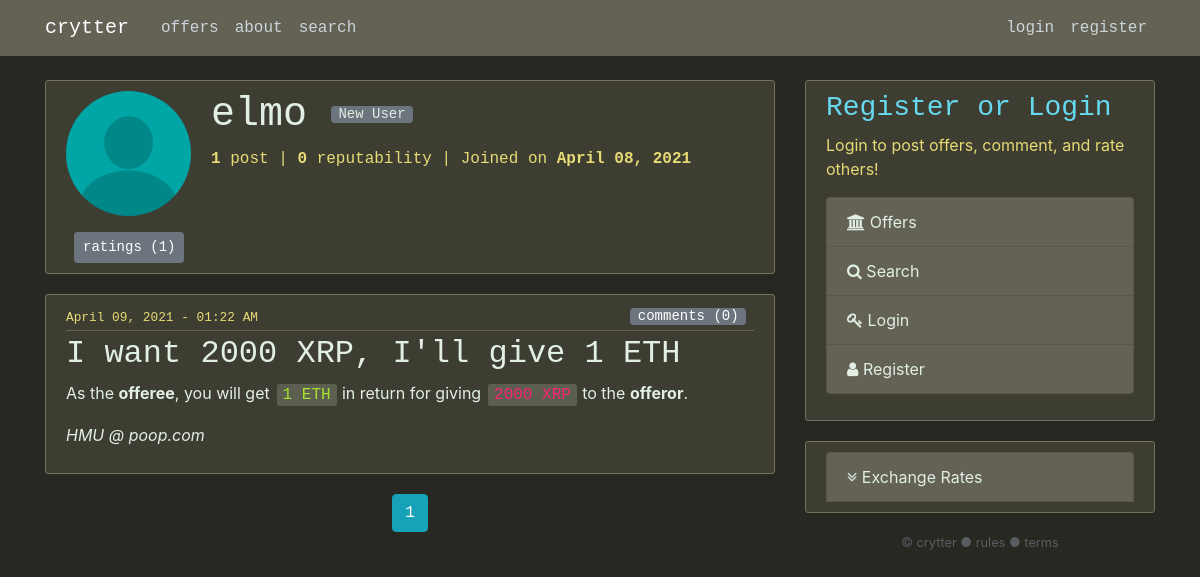
The app's page /user/elmo, older data.
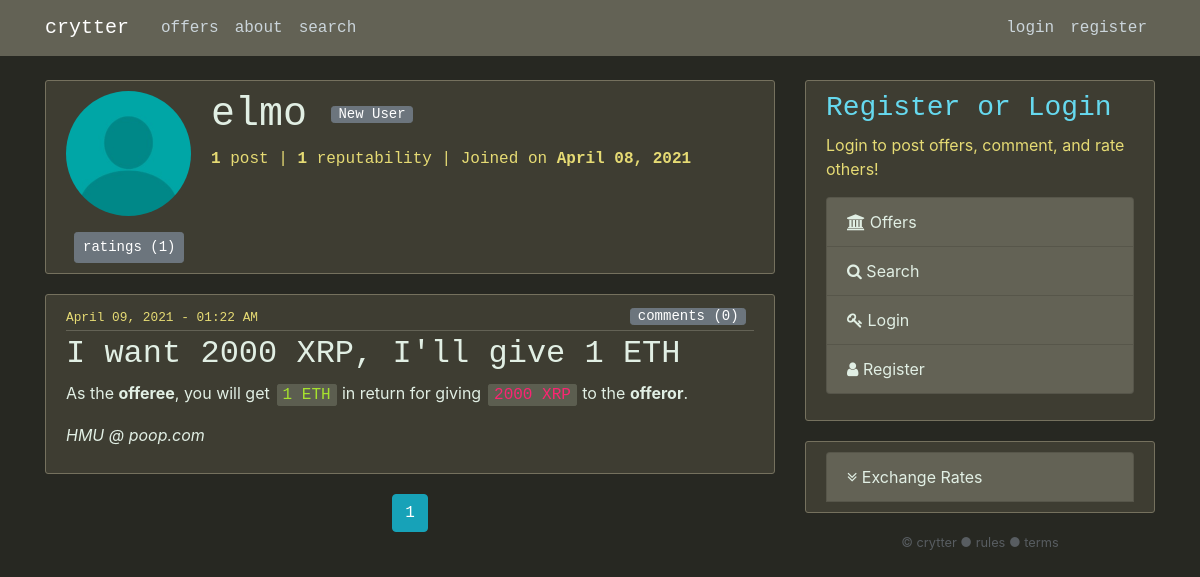
The same page, newer data.
### crytter/models.py (models this page shows, shortened)
class User(db.Model, UserMixin):
	id = db.Column(db.Integer, primary_key=True)
	username = db.Column(db.String(32), unique=True, nullable=False)
	email = db.Column(db.String(256), unique=True, nullable=False)
	rating = db.Column(db.Integer, nullable=False, default=0)
	rateBar = db.Column(db.String, nullable=False, default='<a href="/help/rating-badge" class="mr-1 btn btn-secondary btn-xs" >New User</a>')
	date_joined = db.Column(db.DateTime, nullable=False, default=datetime.utcnow)
	biography = db.Column(db.Text, nullable=False, default='')
	image_file = db.Column(db.String, nullable=False, default='default.jpg')
	password = db.Column(db.String(60), nullable=False)
	permission_level = db.Column(db.Integer, nullable=False, default=0)
	last_search = db.Column(db.String(128), nullable=False, default='')
	posts = db.relationship('Post', backref='author', lazy=True)
	comments = db.relationship('Comment', backref='author', lazy=True)
	badges = db.relationship('Badge', backref='bearer', lazy=True)
	alerts = db.relationship('Alert', backref='assoc_user', lazy=True)
	ratesOfOthers = db.relationship('Rating', backref='rater', foreign_keys=[Rating.rater_id], lazy=True)
	ratingsByOthers = db.relationship('Rating', backref='ratee', foreign_keys=[Rating.ratee_id], lazy=True)

### crytter/users/routes.py (the view)
@users.route('/user/<string:username>')
def userpage(username):
	page = request.args.get('p', 1, type=int)
	user = User.query.filter_by(username=username).first_or_404()
	posts = Post.query.filter_by(author=user).order_by(Post.date_posted.desc()).paginate(page=page, per_page=5)
	return render_template('userpage.html', posts=posts, user=user, title=user.username, description=f'Profile of {user.username} - {user.rating} reputability. {user.biography}')

### crytter/templates/userpage.html (shortened to what this page needs)
{% extends 'layout.html' %}
{% block content %}
	<div class="content-section">
	  <div class="media">
	    <img class="rounded-circle account-img" src='{{ url_for("static", filename="profile_pics/" + user.image_file) }}'>
	    <div class="media-body">
	      <h2 class="account-heading" style="word-break: normal;">{{ user.username }}{% for badge in user.badges[:3] %}<span title="{{ badge.name }}" class="ml-1 {{ badge.html }}"></span>{% endfor %}
	      	{{ user.rateBar|safe }}
	      </h2>
	      <p class="account-metadata text-secondary"><b>{{ posts.total }}</b> {% if posts.total == 1 %} post {% else %} posts {% endif %} | <b>{{user.rating}}</b> reputability | Joined on <b>{{ user.date_joined.strftime('%B %d, %Y') }}</b>
	      </p>
	    </div>
	  </div>
	  <button class='btn btn-secondary btn-sm ml-2' onclick="location.href='{{ url_for('users.ratings', username=user.username) }}'">ratings ({{user.ratingsByOthers|length}})</button>
	 </div>
	{% if posts and posts.items %}
	<div itemscope itemprop="makesOffer">
	{% for post in posts.items %}
	<article itemscope itemprop="http://schema.org/Offer" class="smzoom media content-section" onclick="location.href='{{ url_for('posts.post', post_id=post.id) }}'">
	<div class="media-body">
    <div class="article-metadata">
    <small class="text-muted">{{ post.date_posted.strftime('%B %d, %Y - %I:%M %p') }}</small>
      <div style="float:right;" class="mr-2">
      	<a class="btn btn-secondary btn-xs" id="commentsButton" href="{{ url_for('posts.post', post_id=post.id) }}">comments ({{post.comments|length}})</a>
      </div>
    </div>
    <h2 class="article-title">{{ post.title }}</h2>
    <p class="article-description">
    	{% if post.author == current_user %}
    	As the <b>offeror</b>, you will get
    	<samp class="get">{{ post.amountWanted }} {{ post.wanted }}</samp>
    	in return for giving
    	<samp class="give">{{ post.amountGiving }} {{ post.giving }}</samp>
    	 to the <b>offeree</b>.
    	{% else %}
    	As the <b>offeree</b>, you will get
    	<samp class="get">{{ post.amountGiving }} {{ post.giving }}</samp>
    	in return for giving
    	<samp class="give">{{ post.amountWanted }} {{ post.wanted }}</samp>
    	 to the <b>offeror</b>.
    	{% endif %}
    </p>
    <p class="article-content"><i>{% if post.content|length > 200 %}{{ post.content[:197] }} </i><a href="{{ url_for('posts.post', post_id=post.id) }}" class="btn btn-secondary btn-xs"><b>...</b></a>{% else %}{{ post.content }}</i>{% endif %}</p>
  	</div>
	</article>
	{% endfor %}
</div>
	<center>
	{% for page_num in posts.iter_pages(left_edge=1, right_edge=1, left_current=1, right_current=2) %}
	{% if page_num %}
		{% if posts.page == page_num %}
		<a class="btn btn-info mb-4" href="{{ url_for('users.userpage', username=user.username, p=page_num) }}">{{ page_num }}</a>
		{% else %}
		<a class="btn btn-outline-info mb-4" href="{{ url_for('users.userpage', username=user.username, p=page_num) }}">{{ page_num }}</a>
		{% endif %}
	{% else %}
		...
	{% endif %}
	{% endfor %}
	</center>
	{% else %}
	<article class="media content-section">
		<i>{{user.username}} has not posted anything.</i>
	</article>
	{% endif %}
{% endblock content %}

Row changes from the older to the newer data that the page shows:
changed User "elmo": rating "0" → "1"
